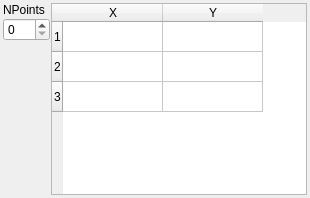
     <widget class="QWidget" name="TabPage1" >
      <attribute name="title" >
       <string>Cut</string>
      </attribute>
      <layout class="QGridLayout" >
       <property name="leftMargin" >
        <number>3</number>
       </property>
       <property name="topMargin" >
        <number>3</number>
       </property>
       <property name="rightMargin" >
        <number>3</number>
       </property>
       <property name="bottomMargin" >
        <number>3</number>
       </property>
       <property name="horizontalSpacing" >
        <number>1</number>
       </property>
       <property name="verticalSpacing" >
        <number>1</number>
       </property>
       <item row="0" column="0" >
        <widget class="QLabel" name="NPointsLbl" >
         <property name="text" >
          <string>NPoints</string>
         </property>
         <property name="wordWrap" >
          <bool>false</bool>
         </property>
        </widget>
       </item>
       <item row="1" column="0" >
        <widget class="QSpinBox" name="NPointsSpin" >
         <property name="minimum" >
          <number>0</number>
         </property>
         <property name="maximum" >
          <number>999</number>
         </property>
        </widget>
       </item>
       <item rowspan="3" row="0" column="1" >
        <widget class="QTableWidget" name="CutTable" >
         <property name="rowCount" >
          <number>3</number>
         </property>
         <property name="columnCount" >
          <number>2</number>
         </property>
         <row>
          <property name="text" >
           <string>1</string>
          </property>
         </row>
         <row>
          <property name="text" >
           <string>2</string>
          </property>
         </row>
         <row>
          <property name="text" >
           <string>3</string>
          </property>
         </row>
         <column>
          <property name="text" >
           <string>X</string>
          </property>
         </column>
         <column>
          <property name="text" >
           <string>Y</string>
          </property>
         </column>
        </widget>
       </item>
       <item row="2" column="0" >
        <spacer>
         <property name="orientation" >
          <enum>Qt::Vertical</enum>
         </property>
         <property name="sizeType" >
          <enum>QSizePolicy::Expanding</enum>
         </property>
         <property name="sizeHint" >
          <size>
           <width>20</width>
           <height>40</height>
          </size>
         </property>
        </spacer>
       </item>
      </layout>
     </widget>
